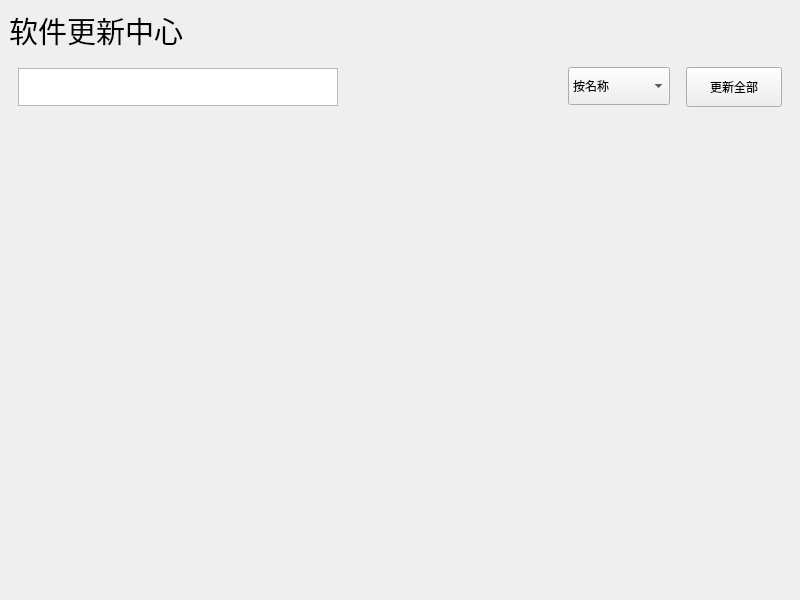
<?xml version="1.0" encoding="UTF-8"?>
<ui version="4.0">
 <class>MainWindow</class>
 <widget class="QMainWindow" name="MainWindow">
  <property name="geometry">
   <rect>
    <x>0</x>
    <y>0</y>
    <width>800</width>
    <height>600</height>
   </rect>
  </property>
  <property name="windowTitle">
   <string>MainWindow</string>
  </property>
  <widget class="QWidget" name="centralwidget">
   <layout class="QGridLayout" name="gridLayout">
    <item row="0" column="0">
     <widget class="QWidget" name="titleWidget" native="true">
      <layout class="QHBoxLayout" name="horizontalLayout">
       <property name="spacing">
        <number>0</number>
       </property>
       <property name="leftMargin">
        <number>0</number>
       </property>
       <property name="topMargin">
        <number>0</number>
       </property>
       <property name="rightMargin">
        <number>0</number>
       </property>
       <property name="bottomMargin">
        <number>0</number>
       </property>
       <item>
        <widget class="QLabel" name="label">
         <property name="font">
          <font>
           <family>Noto Sans Vai</family>
           <pointsize>22</pointsize>
          </font>
         </property>
         <property name="text">
          <string>软件更新中心</string>
         </property>
        </widget>
       </item>
       <item>
        <spacer name="horizontalSpacer">
         <property name="orientation">
          <enum>Qt::Orientation::Horizontal</enum>
         </property>
         <property name="sizeHint" stdset="0">
          <size>
           <width>1245</width>
           <height>20</height>
          </size>
         </property>
        </spacer>
       </item>
      </layout>
     </widget>
    </item>
    <item row="1" column="0">
     <widget class="QWidget" name="backgroundWidget" native="true">
      <layout class="QVBoxLayout" name="verticalLayout">
       <item>
        <widget class="QWidget" name="widget_4" native="true">
         <property name="sizePolicy">
          <sizepolicy hsizetype="Preferred" vsizetype="Fixed">
           <horstretch>0</horstretch>
           <verstretch>0</verstretch>
          </sizepolicy>
         </property>
         <layout class="QHBoxLayout" name="horizontalLayout_2">
          <property name="spacing">
           <number>0</number>
          </property>
          <property name="leftMargin">
           <number>0</number>
          </property>
          <property name="topMargin">
           <number>0</number>
          </property>
          <property name="rightMargin">
           <number>0</number>
          </property>
          <property name="bottomMargin">
           <number>0</number>
          </property>
          <item>
           <widget class="QWidget" name="widget_3" native="true">
            <property name="minimumSize">
             <size>
              <width>320</width>
              <height>38</height>
             </size>
            </property>
            <property name="maximumSize">
             <size>
              <width>320</width>
              <height>38</height>
             </size>
            </property>
            <layout class="QHBoxLayout" name="horizontalLayout_3">
             <property name="spacing">
              <number>0</number>
             </property>
             <property name="leftMargin">
              <number>0</number>
             </property>
             <property name="topMargin">
              <number>0</number>
             </property>
             <property name="rightMargin">
              <number>0</number>
             </property>
             <property name="bottomMargin">
              <number>0</number>
             </property>
             <item>
              <widget class="QPlainTextEdit" name="searchPlainTextEdit">
               <property name="minimumSize">
                <size>
                 <width>200</width>
                 <height>38</height>
                </size>
               </property>
               <property name="plainText">
                <string/>
               </property>
               <property name="tabStopDistance">
                <double>81.000000000000000</double>
               </property>
               <property name="placeholderText">
                <string>搜索软件...</string>
               </property>
              </widget>
             </item>
            </layout>
           </widget>
          </item>
          <item>
           <spacer name="horizontalSpacer_2">
            <property name="orientation">
             <enum>Qt::Orientation::Horizontal</enum>
            </property>
            <property name="sizeHint" stdset="0">
             <size>
              <width>40</width>
              <height>20</height>
             </size>
            </property>
           </spacer>
          </item>
          <item>
           <widget class="QWidget" name="widget" native="true">
            <property name="minimumSize">
             <size>
              <width>214</width>
              <height>40</height>
             </size>
            </property>
            <property name="maximumSize">
             <size>
              <width>214</width>
              <height>40</height>
             </size>
            </property>
            <widget class="QComboBox" name="FilterComboBox">
             <property name="geometry">
              <rect>
               <x>0</x>
               <y>0</y>
               <width>102</width>
               <height>38</height>
              </rect>
             </property>
             <property name="minimumSize">
              <size>
               <width>102</width>
               <height>38</height>
              </size>
             </property>
             <property name="maximumSize">
              <size>
               <width>102</width>
               <height>38</height>
              </size>
             </property>
             <property name="font">
              <font/>
             </property>
             <property name="layoutDirection">
              <enum>Qt::LayoutDirection::LeftToRight</enum>
             </property>
             <property name="sizeAdjustPolicy">
              <enum>QComboBox::SizeAdjustPolicy::AdjustToContentsOnFirstShow</enum>
             </property>
             <item>
              <property name="text">
               <string>按名称</string>
              </property>
             </item>
            </widget>
            <widget class="QPushButton" name="updatePushButton">
             <property name="geometry">
              <rect>
               <x>118</x>
               <y>0</y>
               <width>96</width>
               <height>40</height>
              </rect>
             </property>
             <property name="text">
              <string>更新全部</string>
             </property>
            </widget>
           </widget>
          </item>
         </layout>
        </widget>
       </item>
       <item>
        <widget class="QWidget" name="appWidget" native="true">
         <property name="enabled">
          <bool>true</bool>
         </property>
         <property name="sizePolicy">
          <sizepolicy hsizetype="Expanding" vsizetype="Expanding">
           <horstretch>0</horstretch>
           <verstretch>0</verstretch>
          </sizepolicy>
         </property>
        </widget>
       </item>
      </layout>
     </widget>
    </item>
   </layout>
  </widget>
  <widget class="QMenuBar" name="menubar">
   <property name="geometry">
    <rect>
     <x>0</x>
     <y>0</y>
     <width>1440</width>
     <height>23</height>
    </rect>
   </property>
  </widget>
 </widget>
 <resources/>
 <connections/>
</ui>
